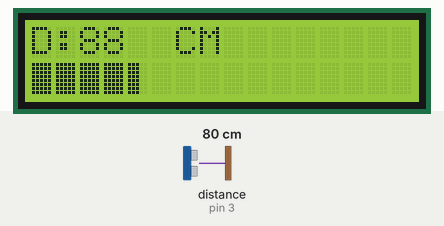
Simulated run of this sketch. Board: Arduino Nano, built with avr-gcc and run on an emulated ATmega328P. Shown: 16×2 character LCD. Wiring (inferred from the names in the program): ultrasonic range finder: trigger pin 2; echo pin 3. The test bench sets the inputs (shaded band); at power-on: distance to the obstacle (sensor on pin 3) 80 cm. The echo pulse lasts 58.3 µs per cm; what the sketch prints to the serial monitor is not drawn.

Above: at 1.3 s.
1.4 s: distance to the obstacle (sensor on pin 3) set to 2 cm
At 2.8 s:
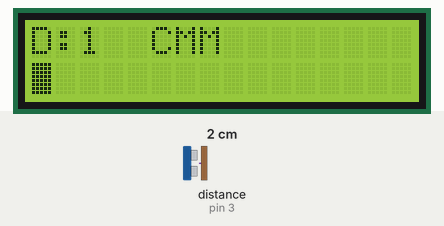
3.6 s: distance to the obstacle (sensor on pin 3) set to 35 cm
At 5.1 s:
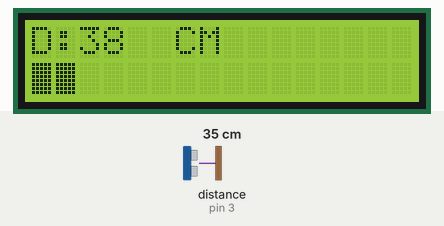
5.7 s: distance to the obstacle (sensor on pin 3) set to 60 cm
At 7.5 s:
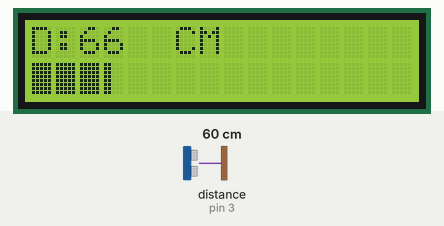
7.8 s: distance to the obstacle (sensor on pin 3) set to 299 cm
At 10.8 s:
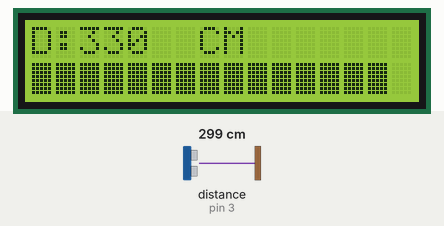
11.9 s: distance to the obstacle (sensor on pin 3) set to 120 cm
At 12.8 s:
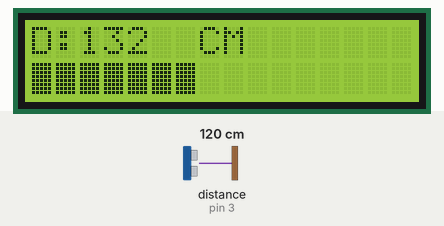
14.0 s: distance to the obstacle (sensor on pin 3) set to 250 cm
At 16.0 s:
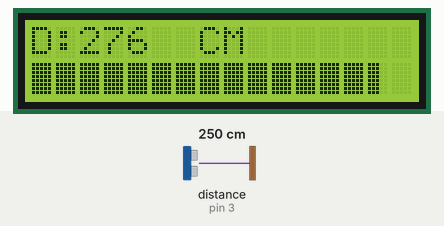
Timing chart, 0 to 17.1 s (numbered marks = the images above; inputs shaded):
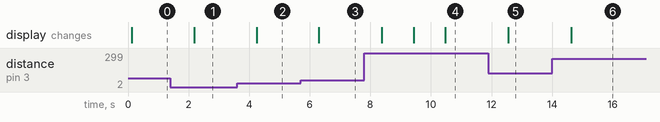

Measured:
- after the input at 1.4 s, the display: changes after 0.79 s (image 1)
- after the input at 3.6 s, the display: changes after 0.64 s (image 2)
- after the input at 5.7 s, the display: changes after 0.60 s (image 3)
- after the input at 7.8 s, the display: changes after 0.58 s (image 4)
- after the input at 11.9 s, the display: changes after 0.65 s (image 5)
- after the input at 14.0 s, the display: changes after 0.63 s (image 6)

The sketch:

ultrasonic_lcd.ino
```cpp
#include <LCD_I2C.h>
/*
Arduino Nano
LCD 2x16 with LED back-lights
JSN-SR04T Ultrasonic Distance Sensor
*/
LCD_I2C lcd(0x27, 16, 2); // Default address of most PCF8574 modules, change according

#define trigPin 2
#define echoPin 3
#define lenght 16.0

double percent=100.0;
unsigned char b;
unsigned int peace;

// custom charaters

byte p1[8] = {
  0x10,
  0x10,
  0x10,
  0x10,
  0x10,
  0x10,
  0x10,
  0x10};

byte p2[8] = {
  0x18,
  0x18,
  0x18,
  0x18,
  0x18,
  0x18,
  0x18,
  0x18};

byte p3[8] = {
  0x1C,
  0x1C,
  0x1C,
  0x1C,
  0x1C,
  0x1C,
  0x1C,
  0x1C};

byte p4[8] = {
  0x1E,
  0x1E,
  0x1E,
  0x1E,
  0x1E,
  0x1E,
  0x1E,
  0x1E};

byte p5[8] = {
  0x1F,
  0x1F,
  0x1F,
  0x1F,
  0x1F,
  0x1F,
  0x1F,
  0x1F};
long duration;
int distance;

void setup() {
  pinMode(trigPin, OUTPUT);
  pinMode(echoPin, INPUT);
  lcd.createChar(0, p1);
  lcd.createChar(1, p2);
  lcd.createChar(2, p3);
  lcd.createChar(3, p4);
  lcd.createChar(4, p5);
  Serial.begin(9600);
  lcd.begin(); // If you are using more I2C devices using the Wire library use lcd.begin(false)
                 // this stop the library(LCD_I2C) from calling Wire.begin()
  lcd.backlight();
}

void loop() {

  lcd.backlight();
  lcd.setCursor(0, 0);
  digitalWrite(trigPin, LOW);
  delayMicroseconds(5);
  digitalWrite(trigPin, HIGH);
  delayMicroseconds(10);
  digitalWrite(trigPin, LOW);

  duration = pulseIn(echoPin, HIGH);
  distance = duration*0.038/2;

  //Serial.print("Distance = ");
  //Serial.print(distance);
  //Serial.println(" cm");

  lcd.print("D:");
  lcd.print(distance);
  lcd.print("  CM");

  if (distance < 21){ distance = 21;}
  if (distance > 300){ distance = 300;}

  //unsigned int value = (distance / 300)*1024.0;

  Serial.println(distance);
  lcd.setCursor(0,1);
  percent = distance/300.0*100.0;
  double a=lenght/100*percent;
 // drawing black rectangles on LCD

  if (a>=1) {
    for (int i=1;i<a;i++) {
      lcd.write(4);
      b=i;
    }
    a=a-b;
  }
  peace=a*5;

// drawing charater's colums

  switch (peace) {
  case 0:
    break;
  case 1:
    lcd.write(0);
    break;
  case 2:
    lcd.write(1);
    break;
  case 3:
    lcd.write(2);
    break;
  case 4:
    lcd.write(3);
    break;
  }
  for (int i =0;i<(lenght-b);i++) {

    lcd.print(" ");
  }

  delay(1000);
  lcd.print((char)0);

}
```
